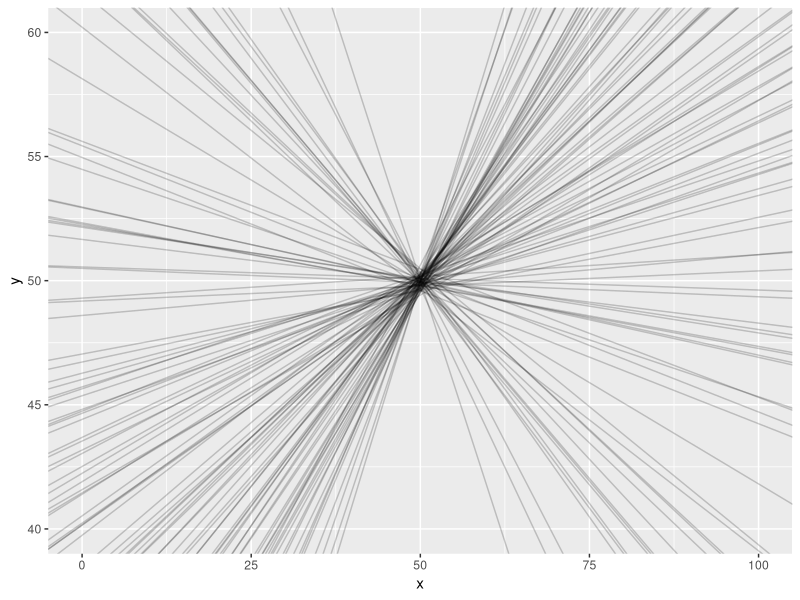
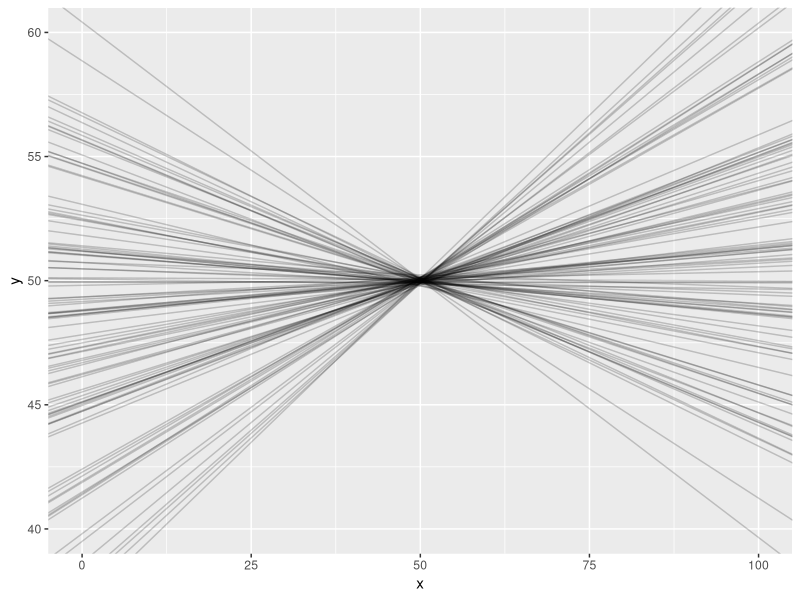
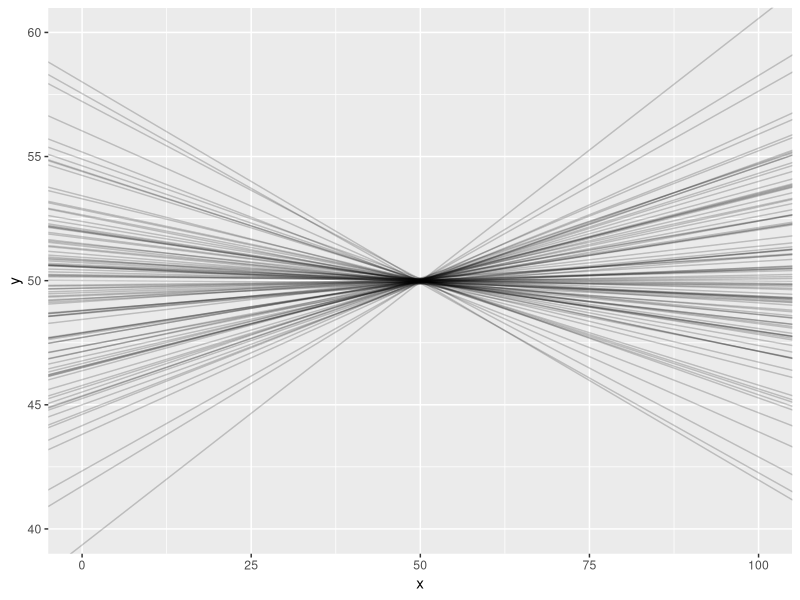
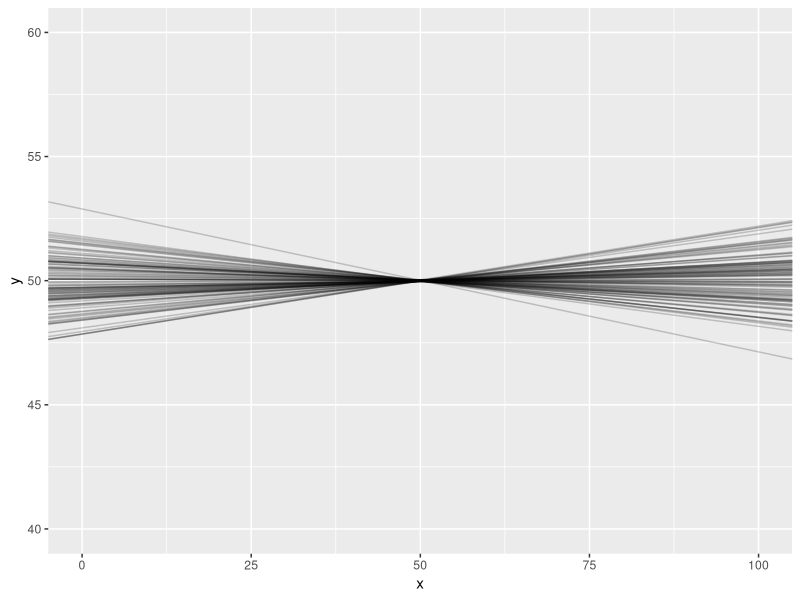
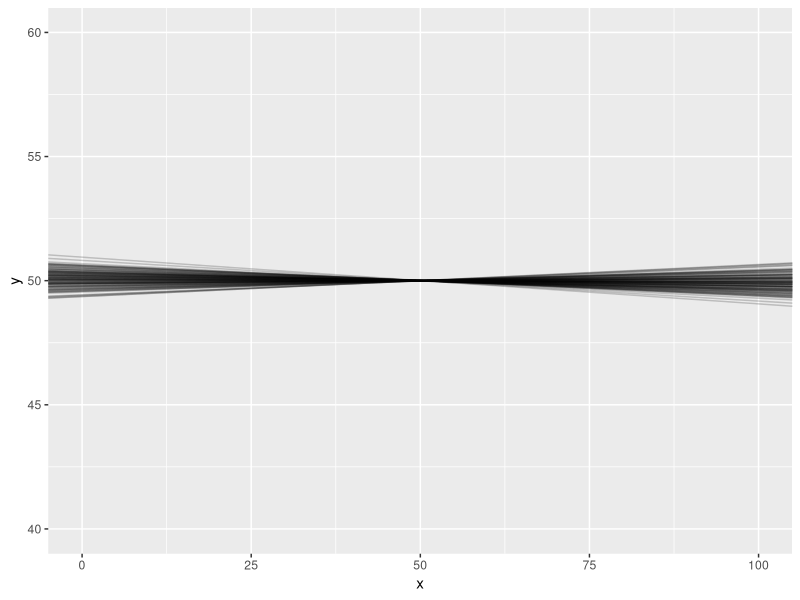
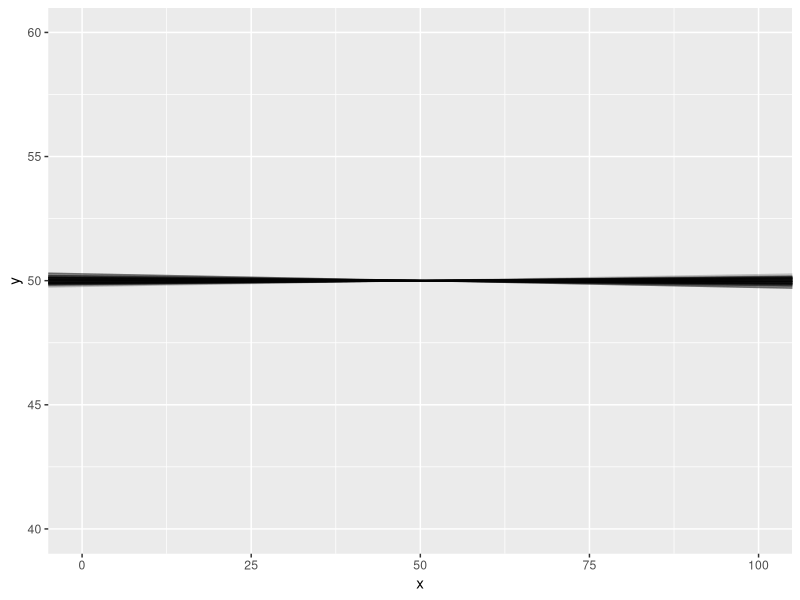
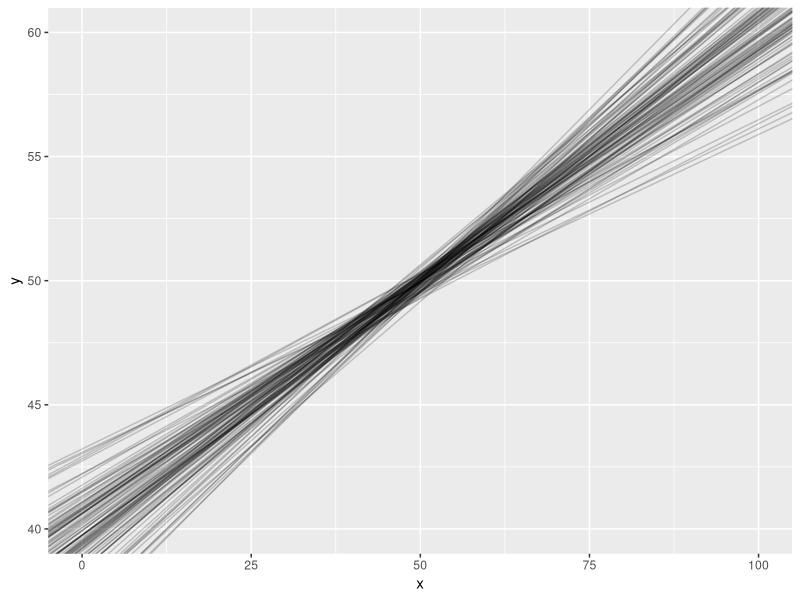
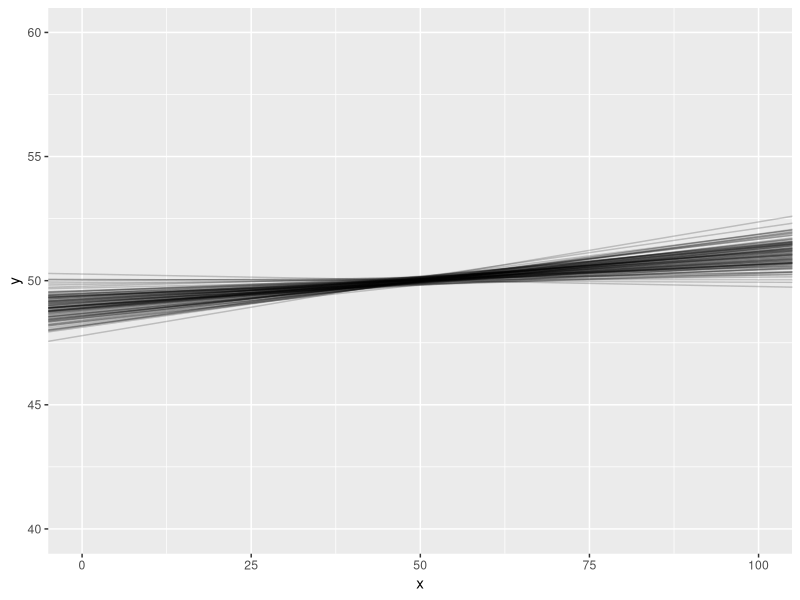

Here is the R script that generated these plots, in order: (Note: a time limit stopped this script after it produced the figures.)
library(ggplot2)
library(patchwork)

make_data <- function(amount_of_data=10, narrow_or_wide='narrow') {
  if (narrow_or_wide == 'narrow') { 
    x_bases <- c(49, 50, 51) 
    } else if (narrow_or_wide == 'middle') { 
      x_bases <- c(40, 50, 60) 
      } else if (narrow_or_wide == 'wide') { 
        x_bases <- c(20, 50, 80)
      }
  
  x_noise <- rnorm(n = length(x_bases)*amount_of_data, mean = 0, sd = 0.1)
  x       <- rep(x_bases, each = amount_of_data) + x_noise
  y       <- rnorm(n = length(x_bases)*amount_of_data, mean = x_bases, sd = 1)
  
  data.frame(x,y)
  }

pull_coefficients <- function(data) { 
  model <- lm(y ~ x, data = data)
  coef(model)
}

show_regression_lines <- function(narrow_or_wide='narrow', number_of_iterations=100, amount_of_data=10) { 
  d <- make_data(amount_of_data = amount_of_data, narrow_or_wide = narrow_or_wide)
  coefs <- pull_coefficients(d)
  
  regression_plot <- ggplot(data = d) + 
    aes(x,y) + 
    # geom_point() + 
    geom_abline(intercept = coefs[1], slope = coefs[2], alpha = 0.2) + 
    lims(x = c(0, 100), y = c(40, 60))
  
  for (i in 1:number_of_iterations) { 
    d <- make_data(amount_of_data = amount_of_data, narrow_or_wide = narrow_or_wide) 
    coefs <- pull_coefficients(d)
    regression_plot <- regression_plot + 
      geom_abline(intercept = coefs[1], slope = coefs[2], alpha = 0.2)
  }
  print(regression_plot)
}

plot_5_n      <- show_regression_lines(amount_of_data = 5)
plot_50_n     <- show_regression_lines(amount_of_data = 50)
plot_100_n    <- show_regression_lines(amount_of_data = 100)
plot_1000_n   <- show_regression_lines(amount_of_data = 1000)
plot_10000_n  <- show_regression_lines(amount_of_data = 10000)
plot_100000_n <- show_regression_lines(amount_of_data = 100000)

plot_5_m      <- show_regression_lines(narrow_or_wide = 'middle', amount_of_data = 5)
plot_50_m     <- show_regression_lines(narrow_or_wide = 'middle', amount_of_data = 50)
plot_100_m    <- show_regression_lines(narrow_or_wide = 'middle', amount_of_data = 100)
plot_1000_m   <- show_regression_lines(narrow_or_wide = 'middle', amount_of_data = 1000)
plot_10000_m  <- show_regression_lines(narrow_or_wide = 'middle', amount_of_data = 10000)
plot_100000_m <- show_regression_lines(narrow_or_wide = 'middle', amount_of_data = 100000) 

plot_5_w      <- show_regression_lines(narrow_or_wide = 'wide', amount_of_data = 5)

(plot_5_n + plot_50_n) / 
  (plot_100_n + plot_1000_n) / 
    (plot_10000_n + plot_100000_n)

(plot_5_m + plot_50_m) / 
  (plot_100_m + plot_1000_m) / 
    (plot_10000_m + plot_100000_m)

plot_5_n / plot_5_m / plot_5_w

make_data(narrow_or_wide = 'middle')
